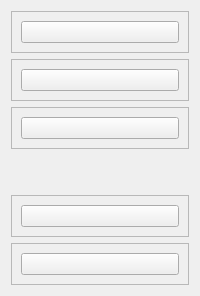
           <widget class="QWidget" name="MoreMenuContainer" native="true">
            <layout class="QVBoxLayout" name="verticalLayout_3">
             <item>
              <widget class="QFrame" name="RumahContainer">
               <property name="frameShape">
                <enum>QFrame::StyledPanel</enum>
               </property>
               <property name="frameShadow">
                <enum>QFrame::Raised</enum>
               </property>
               <layout class="QHBoxLayout" name="horizontalLayout_15">
                <item>
                 <widget class="QPushButton" name="Rumah">
                  <property name="text">
                   <string/>
                  </property>
                  <property name="icon">
                   <iconset resource="resource.qrc">
                    <normaloff>:/BigFeather/bigfeather/home.svg</normaloff>:/BigFeather/bigfeather/home.svg</iconset>
                  </property>
                  <property name="iconSize">
                   <size>
                    <width>24</width>
                    <height>24</height>
                   </size>
                  </property>
                 </widget>
                </item>
               </layout>
              </widget>
             </item>
             <item>
              <widget class="QFrame" name="KreditContainer">
               <property name="frameShape">
                <enum>QFrame::StyledPanel</enum>
               </property>
               <property name="frameShadow">
                <enum>QFrame::Raised</enum>
               </property>
               <layout class="QHBoxLayout" name="horizontalLayout_13">
                <item>
                 <widget class="QPushButton" name="Kredit">
                  <property name="text">
                   <string/>
                  </property>
                  <property name="icon">
                   <iconset resource="resource.qrc">
                    <normaloff>:/BigFeather/bigfeather/percent.svg</normaloff>:/BigFeather/bigfeather/percent.svg</iconset>
                  </property>
                  <property name="iconSize">
                   <size>
                    <width>24</width>
                    <height>24</height>
                   </size>
                  </property>
                 </widget>
                </item>
               </layout>
              </widget>
             </item>
             <item>
              <widget class="QFrame" name="Pembelian">
               <property name="frameShape">
                <enum>QFrame::StyledPanel</enum>
               </property>
               <property name="frameShadow">
                <enum>QFrame::Raised</enum>
               </property>
               <layout class="QHBoxLayout" name="horizontalLayout_14">
                <item>
                 <widget class="QPushButton" name="Beli">
                  <property name="text">
                   <string/>
                  </property>
                  <property name="icon">
                   <iconset resource="resource.qrc">
                    <normaloff>:/BigFeather/bigfeather/shopping-cart.svg</normaloff>:/BigFeather/bigfeather/shopping-cart.svg</iconset>
                  </property>
                  <property name="iconSize">
                   <size>
                    <width>24</width>
                    <height>24</height>
                   </size>
                  </property>
                 </widget>
                </item>
               </layout>
              </widget>
             </item>
             <item>
              <spacer name="verticalSpacer">
               <property name="orientation">
                <enum>Qt::Vertical</enum>
               </property>
               <property name="sizeHint" stdset="0">
                <size>
                 <width>20</width>
                 <height>40</height>
                </size>
               </property>
              </spacer>
             </item>
             <item>
              <widget class="QFrame" name="BantuanContainer">
               <property name="frameShape">
                <enum>QFrame::StyledPanel</enum>
               </property>
               <property name="frameShadow">
                <enum>QFrame::Raised</enum>
               </property>
               <layout class="QHBoxLayout" name="horizontalLayout_12">
                <item>
                 <widget class="QPushButton" name="Bantuan">
                  <property name="text">
                   <string/>
                  </property>
                  <property name="icon">
                   <iconset resource="resource.qrc">
                    <normaloff>:/BigFeather/bigfeather/help-circle.svg</normaloff>:/BigFeather/bigfeather/help-circle.svg</iconset>
                  </property>
                  <property name="iconSize">
                   <size>
                    <width>24</width>
                    <height>24</height>
                   </size>
                  </property>
                 </widget>
                </item>
               </layout>
              </widget>
             </item>
             <item>
              <widget class="QFrame" name="PengaturanContainer">
               <property name="frameShape">
                <enum>QFrame::StyledPanel</enum>
               </property>
               <property name="frameShadow">
                <enum>QFrame::Raised</enum>
               </property>
               <layout class="QHBoxLayout" name="horizontalLayout_16">
                <item>
                 <widget class="QPushButton" name="Pengaturan">
                  <property name="text">
                   <string/>
                  </property>
                  <property name="icon">
                   <iconset resource="resource.qrc">
                    <normaloff>:/BigFeather/bigfeather/settings.svg</normaloff>:/BigFeather/bigfeather/settings.svg</iconset>
                  </property>
                  <property name="iconSize">
                   <size>
                    <width>24</width>
                    <height>24</height>
                   </size>
                  </property>
                 </widget>
                </item>
               </layout>
              </widget>
             </item>
            </layout>
           </widget>
